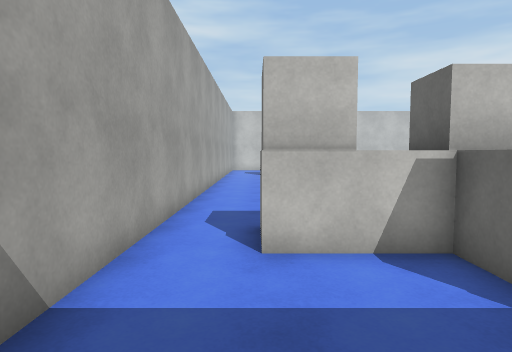
view 1 (above)

17 first-person views from a walk through a scene from a Unity 3-D project. The camera is 1.5 m above the floor, tilts 4° down and sees 75° across. The floor is counted in squares, 1 m on a side. Each view is taken from the middle of a square. On the plan, view 1 faces up. The plan holds only what a view shows up to about 15 squares ahead; the rest is blank. The player character is not drawn. Surface patterns are stand-ins for the level's own textures.

view 2
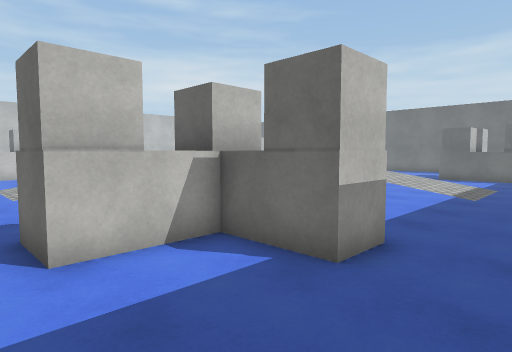

view 3
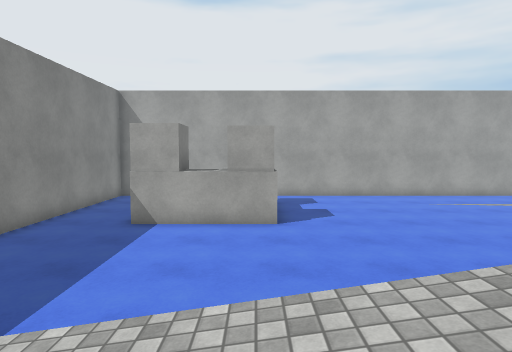

view 4
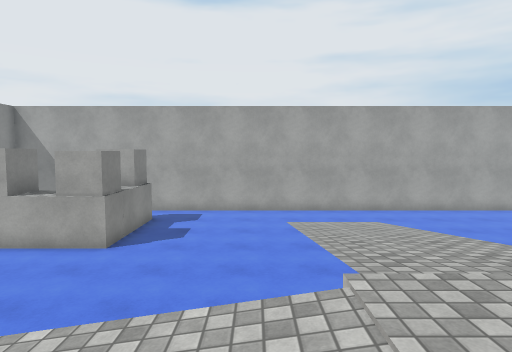

view 5
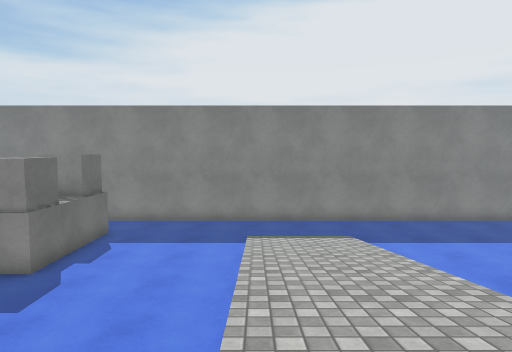

view 6
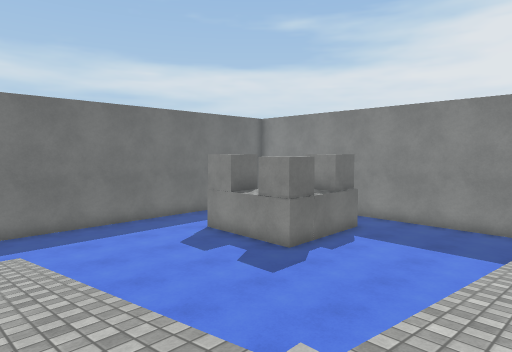

view 7
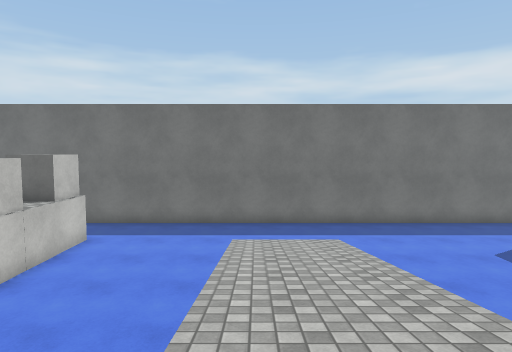

view 8
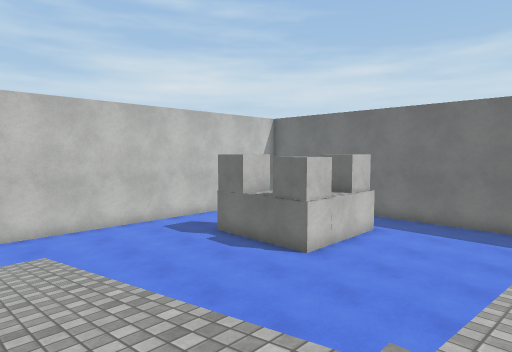

view 9
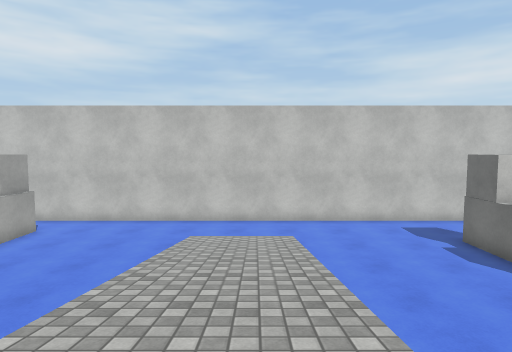

view 10
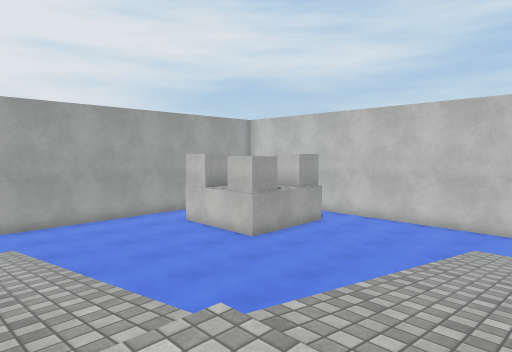

view 11
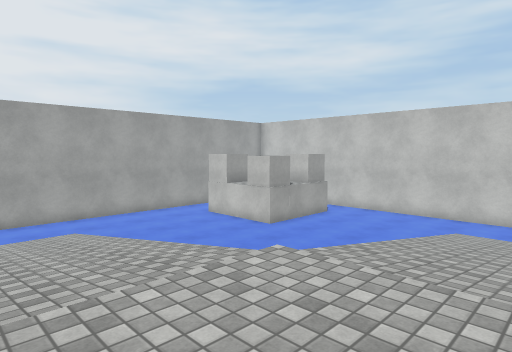

view 12
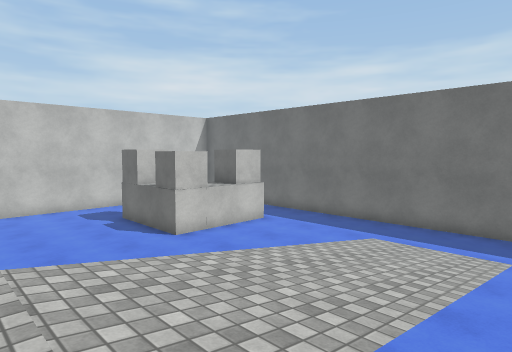

view 13
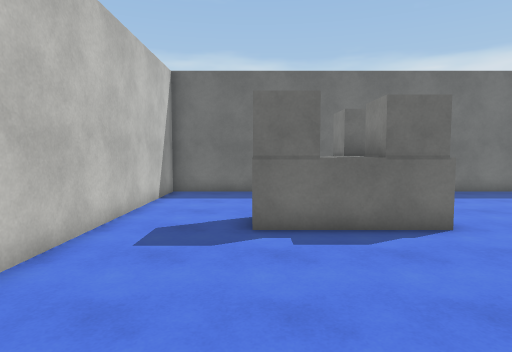

view 14
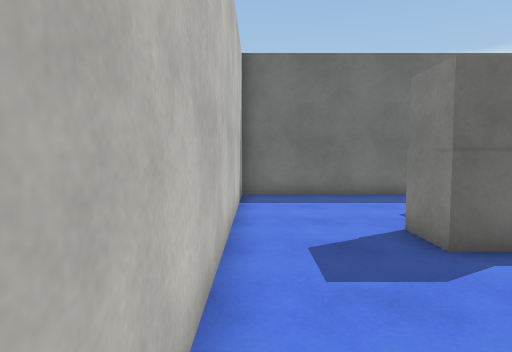

view 15
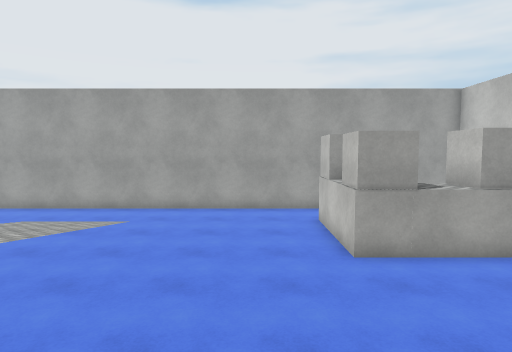

view 16
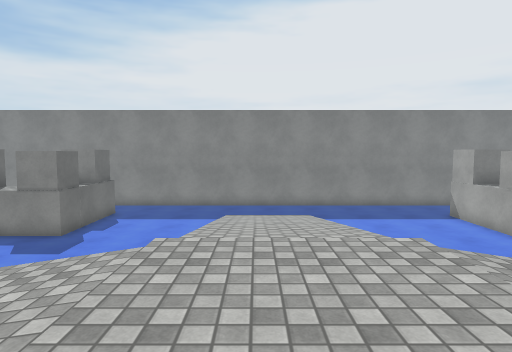

view 17
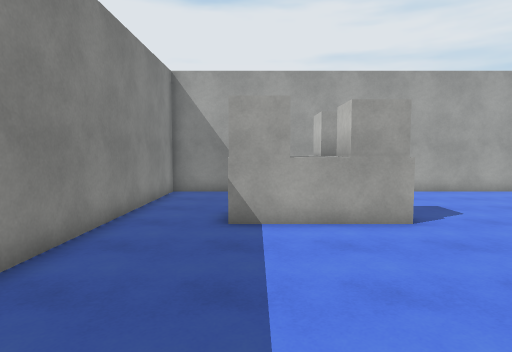

### Floor plan
Key: @ floor where view 1 was taken; # wall or solid block; . main floor; : floor 1.25 m higher than the main floor; + floor 1.5 m higher than the main floor; / step, stairs or slope; B barrier.
Columns run from 2 left of view 1 to 27 right of it. Each row starts with its distance up from view 1.
 29      #########################
 28 #     .......................#
 27 #     .......................#
 26       B......................#
 25      BB......////.....BB.....#
 24      BB......////.....BB ....#
 23 #   B B......////.....BB   ..#
 22 #..BBBB......////.....BBBBB..#
 21 #........... ////.....BBBBB..#
 20 #........... ////............#
 19 #........... ////............#
 18 #........... //// ...........#
 17 #..........  //// ...........#
 16 #...////////.++++.////////...#
 15 #...////////:++++:////////...#
 14 #...////////:++++:////////...#
 13 #...////////:++++:////////...#
 12 #...////////.++++.////////...#
 11 #..........  ////............#
 10 #..........  ////............#
  9 #........... ////............#
  8 #........... ////............#
  7 #........... ////............#
  6 #.BBBBB......////.....BBBBB..#
  5 #.BBBBB......////.....B B  ..#
  4 #....BB......////.....B      #
  3 #....BB......////.....BB
  2 #....BB...............B
  1 #......................
  0 #.@....................
 -1 ########################

Positions as (right, up) in squares from view 1, and headings:
1: (0, 0), facing up
2: (-1, 0), facing up-right
3: (14, 6), facing left
4: (14, 11), facing left
5: (14, 14), facing down
6: (13, 14), facing down-right
7: (13, 15), facing right
8: (12, 15), facing up-right
9: (13, 14), facing up
10: (13, 14), facing up-left
11: (14, 12), facing up-left
12: (14, 11), facing up-right
13: (13, 25), facing right
14: (15, 28), facing right
15: (12, 20), facing left
16: (13, 17), facing down
17: (12, 3), facing left
